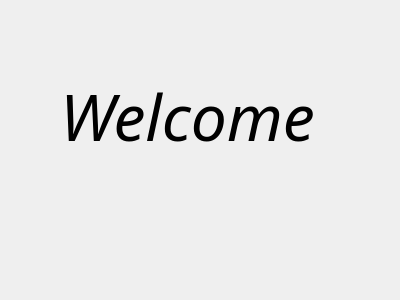
<?xml version="1.0" encoding="UTF-8"?>
<ui version="4.0">
 <class>WelcomeDialog</class>
 <widget class="QDialog" name="WelcomeDialog">
  <property name="geometry">
   <rect>
    <x>0</x>
    <y>0</y>
    <width>400</width>
    <height>300</height>
   </rect>
  </property>
  <property name="font">
   <font>
    <family>Monotype Corsiva</family>
    <pointsize>20</pointsize>
    <italic>true</italic>
   </font>
  </property>
  <property name="windowTitle">
   <string>Dialog</string>
  </property>
  <widget class="QLabel" name="label">
   <property name="geometry">
    <rect>
     <x>60</x>
     <y>80</y>
     <width>311</width>
     <height>71</height>
    </rect>
   </property>
   <property name="font">
    <font>
     <family>Monotype Corsiva</family>
     <pointsize>48</pointsize>
     <italic>true</italic>
    </font>
   </property>
   <property name="text">
    <string>Welcome</string>
   </property>
  </widget>
  <widget class="QLabel" name="picture">
   <property name="geometry">
    <rect>
     <x>20</x>
     <y>159</y>
     <width>371</width>
     <height>121</height>
    </rect>
   </property>
   <property name="text">
    <string/>
   </property>
   <property name="pixmap">
    <pixmap resource="drawable.qrc">:/new/prefix1/C:/Users/lenovo/Desktop/动图.gif</pixmap>
   </property>
   <property name="scaledContents">
    <bool>true</bool>
   </property>
  </widget>
 </widget>
 <resources>
  <include location="drawable.qrc"/>
 </resources>
 <connections/>
</ui>
